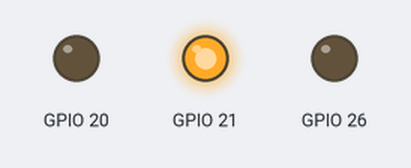
Bench run of a program on a simulated Raspberry Pi (BCM pin numbers), started with the arguments 1 1. Shown: output pins drawn as LEDs (lit = HIGH). What the program prints to the terminal is not drawn. At 0.0 s the program stops and its outputs stay as they are.

Above: at 0.1 s.
Timing chart, 0 to 1.5 s (numbered marks = the images above):
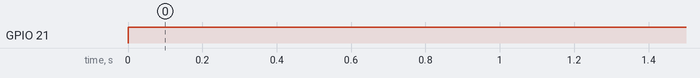

Measured:
- by itself, GPIO 21: LOW → HIGH at 0.00 s

The program:

gpio.py
```python
#import GPIO and time and sys
#To use for example type: 'python gpio.py 1 1'
#The above command runs the gpio.py and turns on port 1 with the state of 1
#!/usr/bin/python
import RPi.GPIO as GPIO
import time
import sys
#set GPIO numbering mode and define output pins
#Pin 21 is Port 1
#Pin 20 is Port 2
#Pin 26 is Port 3

GPIO.setmode(GPIO.BCM)
GPIO.setup(21,GPIO.OUT)
GPIO.setup(20,GPIO.OUT)
GPIO.setup(26,GPIO.OUT)

if len(sys.argv) != 3:
        raise ValueError('Please Provide a port number: 1 or 2 or 3 as well as state number: 1 or 0 to turn on/off')

port_number_arg = sys.argv[1]
state_arg = sys.argv[2]
pin_number = 0
state = True


if(port_number_arg == '1'):
        pin_number = 21

elif(port_number_arg == '2'):
        pin_number = 20

elif(port_number_arg == '3'):
        pin_number = 26
else:
        raise ValueError("Invalid Port Number")

if(state_arg == '1'):
        state = True
elif(state_arg == '0'):
        state = False
else:
        raise ValueError("Invalid State Number")


GPIO.output(pin_number,state)

if(state_arg == '1'):
        print("Port " + port_number_arg + " is On")

elif(state_arg == '0'):
        print("Port " + port_number_arg + " is Off")
```
